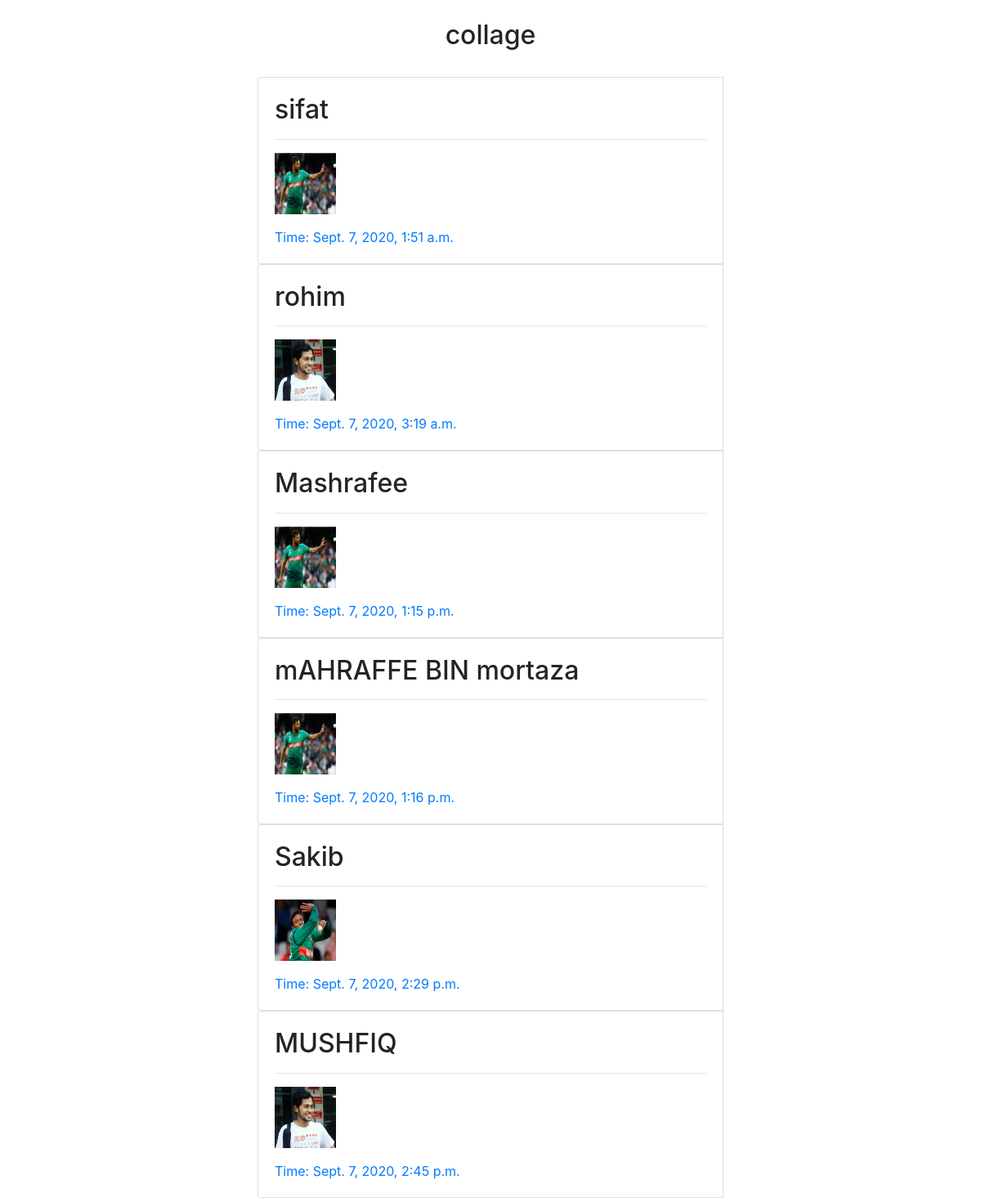
The page / on the database its author committed.
### collage/models.py (models this page shows, shortened)
class Collage(models.Model):
    name = models.CharField(max_length=222,unique=True)
    image = models.ImageField(upload_to='media/post_image',blank=True)
    upload_date = models.DateTimeField(auto_now_add=True)

### collage/views.py (the view)
# urls.py: path('', views.home1 , name='home'),
def home1(request):
    list = Collage.objects.all()
    context ={
        'collages':list
    }
    return render(request,'home.html',context)

### templates/home.html (shortened to what this page needs)
<!DOCTYPE html>
<html lang="en">
    <head>
        <link rel="stylesheet" href="https://stackpath.bootstrapcdn.com/bootstrap/4.4.1/css/bootstrap.min.css">
    </head>
    <body>
        <div class="col-md-6 offset-md-3">
            <br>
            <h2 class="text-center">collage </h2>
            <br>
            {% if collages %}
                {% for collage in collages %}
                   <div class="card-group">
                    <div class="card">
                        <div class="card-body">
                            <h2 class="card-title"> {{ collage.name }}</h2>
                            <hr>
                            <p class="card-img fulid style="width: 10rem;"> <img src="{{ collage.image.url }} " width="75px" height="75px"></p>
                            <a href="#" class="card-text">Time: {{  collage.upload_date }}</a>
                        </div>
                    </div>
                    <br> </br>
                </div>
                {% endfor %}
            {% endif %}
        </div>
    </body>
</html>

### rows shown on the page
Collage: name "sifat", image (picture), upload_date "Sept. 7, 2020, 1:51 a.m."
Collage: name "rohim", image (picture), upload_date "Sept. 7, 2020, 3:19 a.m."
Collage: name "Mashrafee", image (picture), upload_date "Sept. 7, 2020, 1:15 p.m."
Collage: name "mAHRAFFE BIN mortaza", image (picture), upload_date "Sept. 7, 2020, 1:16 p.m."
Collage: name "Sakib", image (picture), upload_date "Sept. 7, 2020, 2:29 p.m."
Collage: name "MUSHFIQ", image (picture), upload_date "Sept. 7, 2020, 2:45 p.m."
